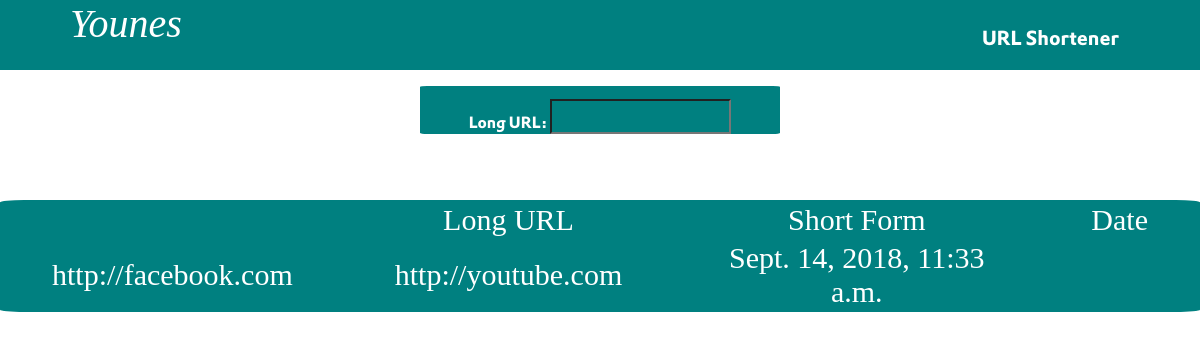
Before: / with the older database file.
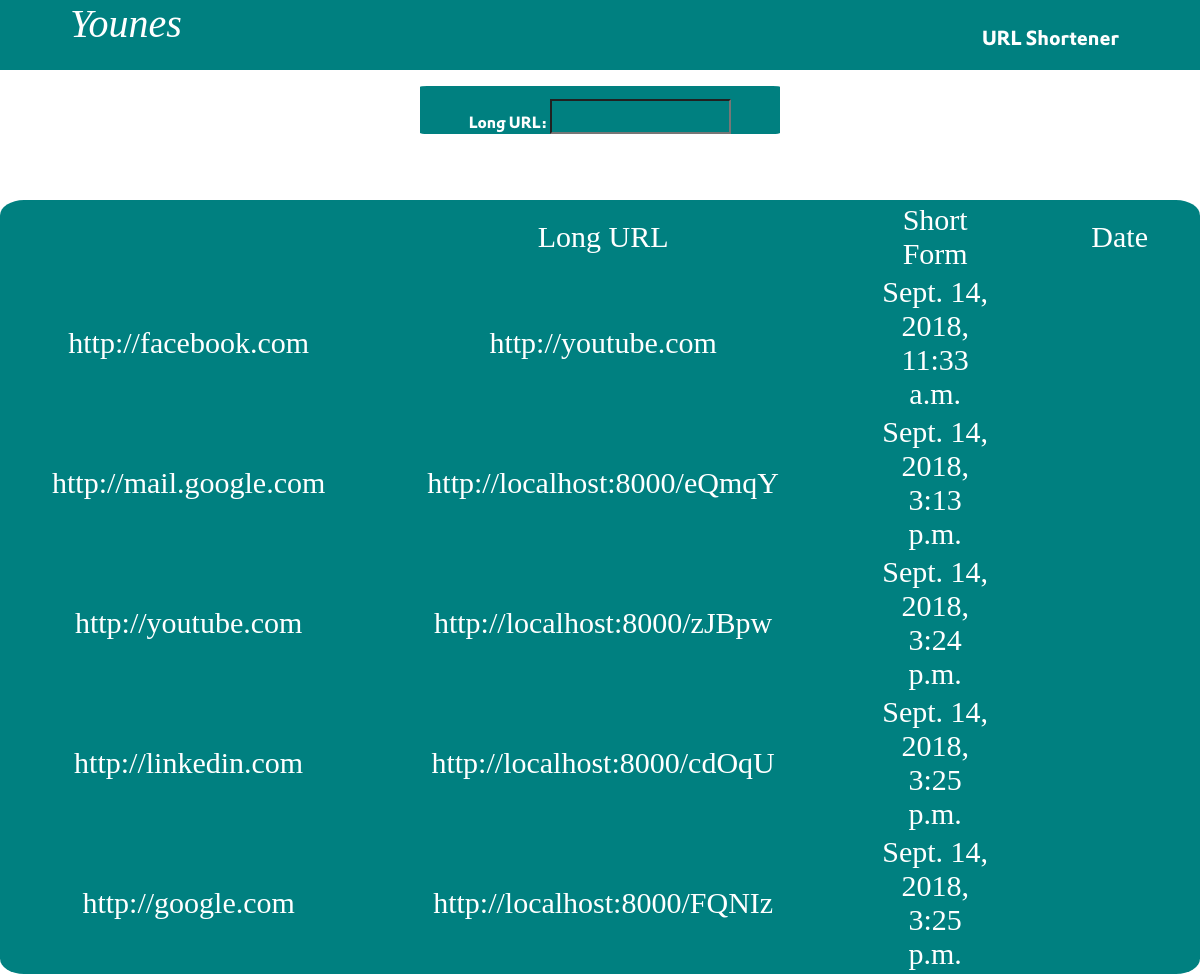
After: the same page with the newer database file.
### mini_url/models.py (models this page shows)
class MiniURL(models.Model):
    LongURL = models.URLField(unique=True, verbose_name="Long URL")
    code = models.CharField(max_length=10)
    date = models.DateTimeField(default=timezone.now)

### mini_url/views.py (the view)
# urls.py: path('', views.Hello),
def Hello(request):
    hello = reverse(Hello)
    formular = MiniURLForm
    form = MiniURLForm(request.POST or None)
    redir = request.build_absolute_uri()
    entries = MiniURL.objects.all()
    Container = list()
    for entry in entries:
        Container.append({'long':entry.LongURL, 'short':entry.code, 'date':entry.date})
    if form.is_valid():
        url = form.cleaned_data["LongURL"]
        hash(url, redir)
    return render(request, "mini_url/base.html", locals())

### mini_url/forms.py
class MiniURLForm(forms.ModelForm):
    class Meta:
        model = MiniURL
        fields = ('LongURL',)

### mini_url/templates/mini_url/base.html (shortened to what this page needs)
<!DOCTYPE html>
<html>
<head>
    {% load static %}
    <link rel="stylesheet" type="text/css" media="screen" href="{% static "mini_url/style/main.css" %}" />
</head>
<body>
    <div id="header">
        <p id="logo"><i>Younes</i></p>
        <p id="righten">URL Shortener</p>
    </div>
    <form action="{{hello}}" method="POST" align="center">
        {{formular.as_p}}
    </form>
    <table align="center">
        <th>
            <td>Long URL</td>
            <td>Short Form</td>
            <td>Date</td>
        </th>
        {% for element in Container %}
        <tr>
            <td>{{element.long}}</td>
            <td>{{element.short}}</td>
            <td>{{element.date}}</td>
        </tr>
        {% endfor %}
    </table>
</body>
</html>

### mini_url/static/mini_url/style/main.css (style rules this page uses)
#header { background-color: teal; width:100%; height:70px; position: relative; margin:0; }
#logo { font-family: cursive; color: white; font-size:40px; padding-top: 5px; padding-bottom: 5px; padding-left: 70px; display:inline; }
#righten { padding-top:5px; padding-left:800px; padding-bottom:5px; position: absolute; color: white; display:inline; font-family: Prokyon; font-size:20px; border: 2px; }
body { margin:0; }
table { position: relative; top:50px; background-color: teal; text-align: center; color: white; font-size: 30px; border-radius: 2%; }
td { padding-right:50px; padding-left: 50px; }
form { background-color: teal; width: 200px; height:5%; border-radius: 2%; position: relative; left:35%; width: 30%; }
form * { padding-top:3.5%; color: white; font-family: Prokyon; }
input { background-color: teal; }

Changed rows visible on the page:
added MiniURL: long "http://mail.google.com", short "http://localhost:8000/eQmqY", date "Sept. 14, 2018, 3:13 p.m."
added MiniURL: long "http://youtube.com", short "http://localhost:8000/zJBpw", date "Sept. 14, 2018, 3:24 p.m."
added MiniURL: long "http://linkedin.com", short "http://localhost:8000/cdOqU", date "Sept. 14, 2018, 3:25 p.m."
added MiniURL: long "http://google.com", short "http://localhost:8000/FQNIz", date "Sept. 14, 2018, 3:25 p.m."
